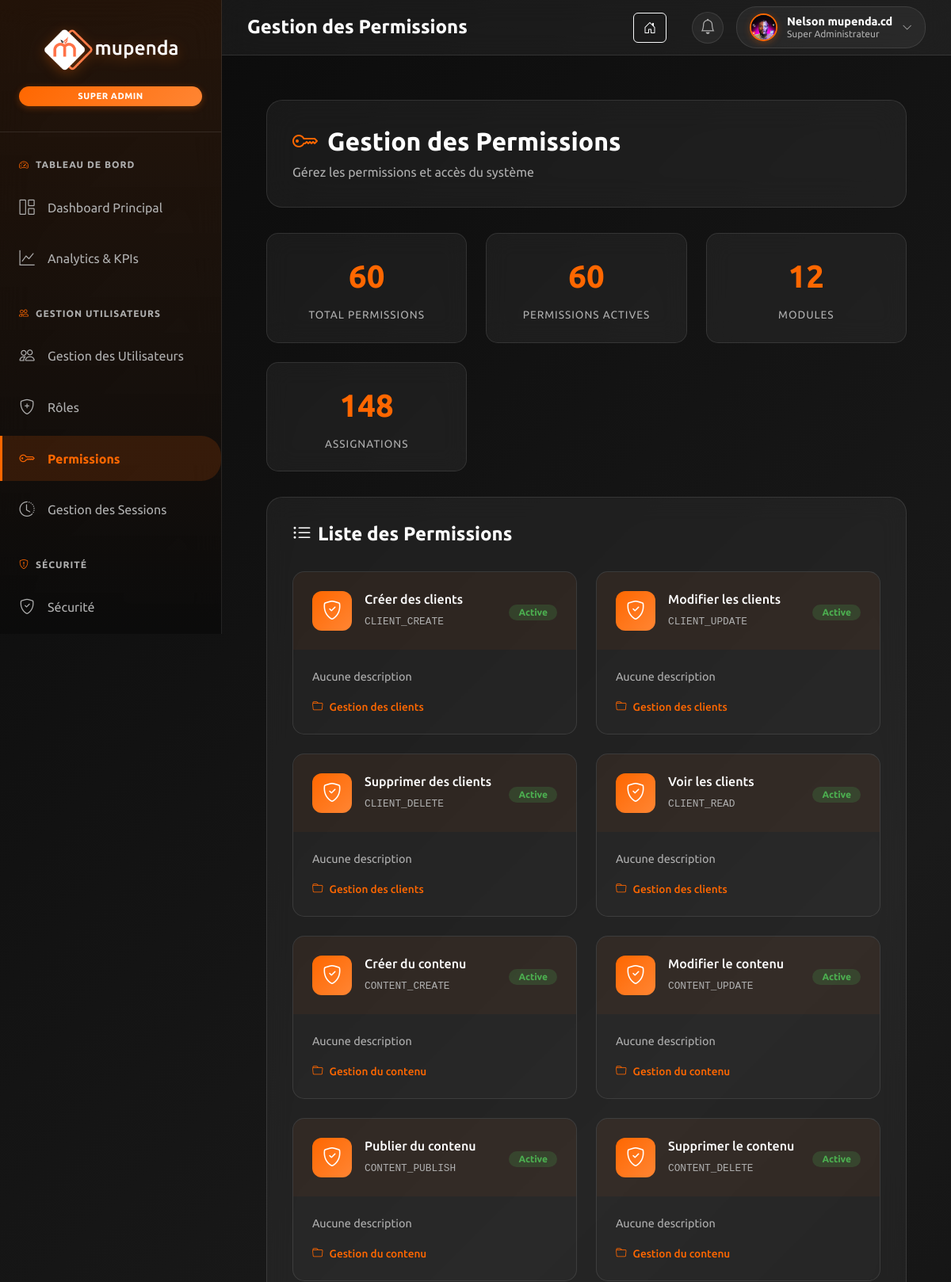
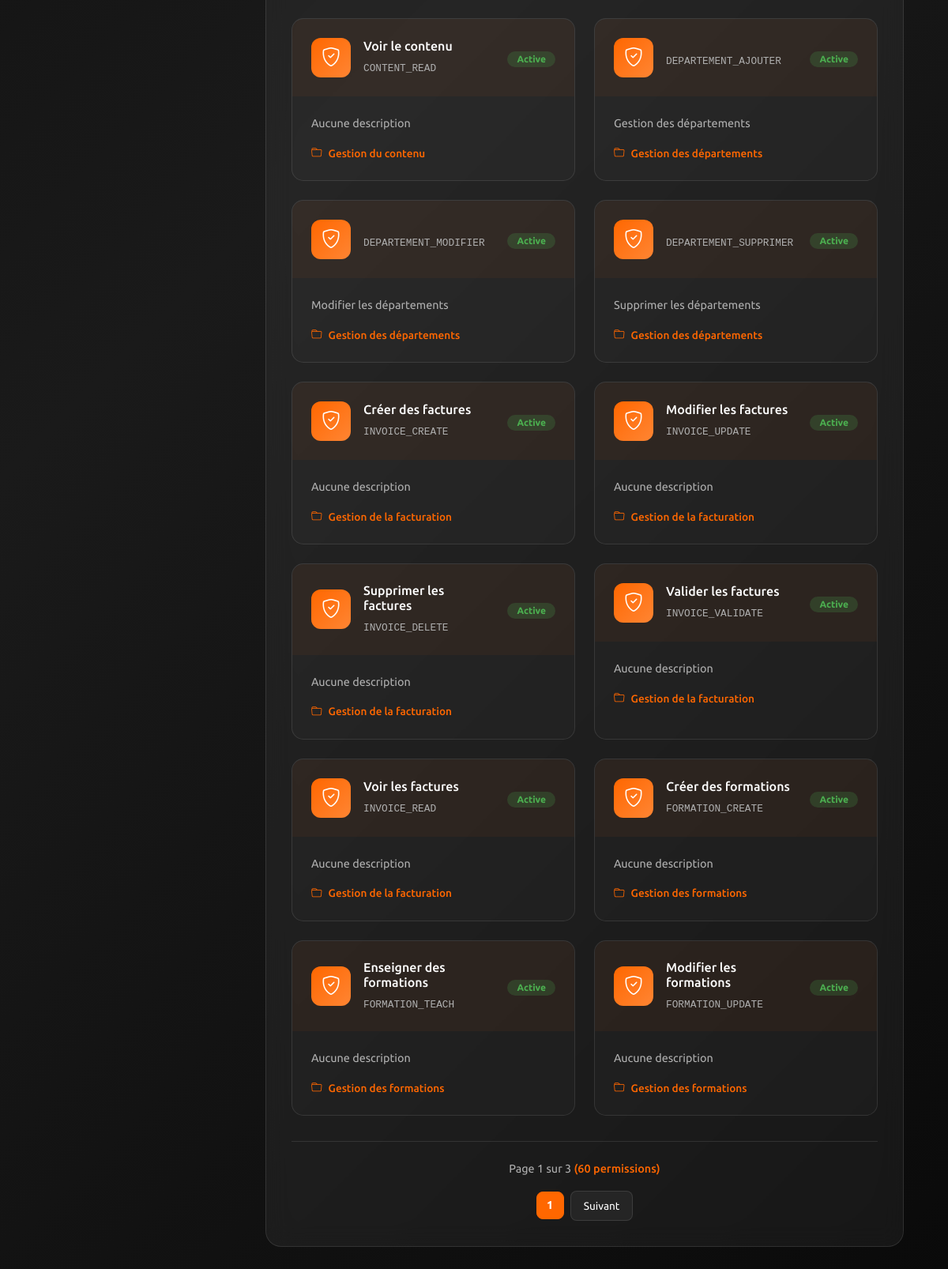
Page /dashboard/super-admin/permissions/ (signed in) on the committed database (2 pictures, top to bottom).
### MupendaApp/models.py (models this page shows, shortened)
class CustomUser(AbstractUser):
    is_administrateur = models.BooleanField(default=False)
    is_utilisateur = models.BooleanField(default=True)
    photo_profil = models.ImageField(upload_to="static/images", blank=True, null=True)
    telephone = models.CharField(max_length=20, blank=True, null=True)
    date_embauche = models.DateField(blank=True, null=True)
    est_actif = models.BooleanField(default=True)
    derniere_connexion = models.DateTimeField(blank=True, null=True)
    tentative_echec = models.IntegerField(default=0)
    bloque_jusqua = models.DateTimeField(blank=True, null=True)
    pref_email_notifications = models.BooleanField(default=True, verbose_name="Notifications par email")
    pref_dark_mode = models.BooleanField(default=False, verbose_name="Mode sombre")
    def is_super_admin(self):
        return self.user_roles.filter(
            role__nom='SUPER_ADMIN',
            est_actif=True
        ).exists()

class Permission(models.Model):
    CATEGORIES = [
        ('UTILISATEUR', 'Gestion des utilisateurs'),
        ('ROLE', 'Gestion des rôles'),
        ('DEPARTEMENT', 'Gestion des départements'),
        ('PROJET', 'Gestion des projets'),
        ('TACHE', 'Gestion des tâches'),
        ('CLIENT', 'Gestion des clients'),
        ('FACTURATION', 'Gestion de la facturation'),
        ('CONTENU', 'Gestion du contenu'),
        ('RAPPORT', 'Accès aux rapports'),
        ('SYSTEME', 'Administration système'),
        ('SUPPORT', 'Gestion du support'),
        ('FORMATION', 'Gestion des formations'),
    ]
    code = models.CharField(max_length=100, unique=True)
    nom = models.CharField(max_length=100)
    description = models.TextField(blank=True, null=True)
    categorie = models.CharField(max_length=20, choices=CATEGORIES)
    est_active = models.BooleanField(default=True)
    class Meta:
        ordering = ['categorie', 'nom']

### MupendaApp/views.py (the view)
# urls.py: path('dashboard/super-admin/permissions/', views.super_admin_manage_permissions, name="super_admin_manage_permissions"),
@login_required
def super_admin_manage_permissions(request):
    if not _require_roles(request, {'SUPER_ADMIN'}):
        return _forbidden(request)
    permissions_qs = Permission.objects.all().order_by('categorie', 'nom')
    paginator = Paginator(permissions_qs, 20)
    page_obj = paginator.get_page(request.GET.get('page'))
    query_params = request.GET.copy()
    if 'page' in query_params:
        query_params.pop('page')
    querystring = query_params.urlencode()
    context = {
        'permissions': page_obj.object_list,
        'page_obj': page_obj,
        'is_paginated': page_obj.has_other_pages(),
        'querystring': querystring,
        'total_permissions': permissions_qs.count(),
        'active_permissions': permissions_qs.filter(est_active=True).count(),
        'total_modules': permissions_qs.values('categorie').distinct().count(),
        'permission_assignments': Role.permissions.through.objects.count(),
    }
    return render(request, 'dashboard/super_admin/manage_permissions.html', context)

### MupendaApp/templates/dashboard/super_admin/manage_permissions.html (shortened to what this page needs)
{% extends 'dashboard/base_super_admin.html' %}
{% load static %}
{% block page_title %}
<h1 class="page-title">Gestion des Permissions</h1>
{% endblock %}
{% block content %}
<div class="permissions-management-container">
    <div class="dashboard-header">
        <h1 class="dashboard-title">
            <i class="bi bi-key"></i>
            Gestion des Permissions
        </h1>
        <p class="dashboard-description">
            Gérez les permissions et accès du système
        </p>
    </div>
    <div class="stats-grid">
        <div class="stat-card">
            <div class="stat-number">{{ total_permissions }}</div>
            <div class="stat-label">Total Permissions</div>
        </div>
        <div class="stat-card">
            <div class="stat-number">{{ active_permissions }}</div>
            <div class="stat-label">Permissions Actives</div>
        </div>
        <div class="stat-card">
            <div class="stat-number">{{ total_modules }}</div>
            <div class="stat-label">Modules</div>
        </div>
        <div class="stat-card">
            <div class="stat-number">{{ permission_assignments }}</div>
            <div class="stat-label">Assignations</div>
        </div>
    </div>
    <div class="permissions-table-container">
        <div class="table-header">
            <h2 class="table-title">
                <i class="bi bi-list-ul"></i>
                Liste des Permissions
            </h2>
        </div>
        <div class="permissions-list">
            {% for permission in permissions %}
            <div class="permission-card {% if not permission.est_active %}inactive{% endif %}">
                <div class="permission-header">
                    <div class="permission-icon">
                        <i class="bi bi-shield-check"></i>
                    </div>
                    <div class="permission-info">
                        <h3>{{ permission.nom }}</h3>
                        <span class="permission-code">{{ permission.code }}</span>
                    </div>
                    <div class="permission-status">
                        {% if permission.est_active %}
                            <span class="badge badge-active">Active</span>
                        {% else %}
                            <span class="badge badge-inactive">Inactive</span>
                        {% endif %}
                    </div>
                </div>
                <div class="permission-body">
                    <p class="permission-description">{{ permission.description|default:"Aucune description" }}</p>
                    <div class="permission-category">
                        <i class="bi bi-folder"></i>
                        {{ permission.get_categorie_display }}
                    </div>
                </div>
            </div>
            {% empty %}
            <div class="empty-state">
                <i class="bi bi-inbox"></i>
                <p>Aucune permission trouvée</p>
            </div>
            {% endfor %}
        </div>
        {% if is_paginated %}
        <div class="pagination-container">
            <div class="pagination-info">
                Page {{ page_obj.number }} sur {{ page_obj.paginator.num_pages }}
                <span class="pagination-total">({{ page_obj.paginator.count }} permissions)</span>
            </div>
            <nav class="pagination-nav">
                <span class="pagination-page active">{{ page_obj.number }}</span>
                {% if page_obj.has_next %}
                    <a href="?page={{ page_obj.next_page_number }}" class="pagination-btn">Suivant</a>
                {% endif %}
            </nav>
        </div>
        {% endif %}
    </div>
</div>
{% endblock %}

### MupendaApp/templates/dashboard/base_super_admin.html (shortened to what this page needs)
{% load static %}
<!DOCTYPE html>
<html lang="fr">
<head>
    <link href="https://cdn.jsdelivr.net/npm/bootstrap@5.3.3/dist/css/bootstrap.min.css" rel="stylesheet">
    <link rel="stylesheet" href="https://cdn.jsdelivr.net/npm/bootstrap-icons@1.13.1/font/bootstrap-icons.min.css">
</head>
<body>
    <div class="dashboard-container">
        <aside class="sidebar" id="sidebar">
            <div class="sidebar-header">
                <img src="{% static 'images/White Mupenda Company.png' %}" alt="Mupenda Company" class="sidebar-logo">
                <div class="super-admin-badge">Super Admin</div>
            </div>
            <nav>
                <div class="menu-section">
                    <div class="menu-section-title">
                        <i class="bi bi-speedometer2"></i>
                        Tableau de Bord
                    </div>
                    <ul class="sidebar-menu">
                        <li class="sidebar-menu-item">
                            <a href="{% url 'super_admin_dashboard' %}" class="sidebar-menu-link {% if request.resolver_match.url_name == 'super_admin_dashboard' %}active{% endif %}">
                                <i class="bi bi-grid-1x2 sidebar-menu-icon"></i>
                                Dashboard Principal
                            </a>
                        </li>
                        <li class="sidebar-menu-item">
                            <a href="{% url 'analytics_center' %}" class="sidebar-menu-link {% if request.resolver_match.url_name == 'analytics_center' %}active{% endif %}">
                                <i class="bi bi-graph-up sidebar-menu-icon"></i>
                                Analytics & KPIs
                            </a>
                        </li>
                    </ul>
                </div>
                <div class="menu-section">
                    <div class="menu-section-title">
                        <i class="bi bi-people"></i>
                        Gestion Utilisateurs
                    </div>
                    <ul class="sidebar-menu">
                        <li class="sidebar-menu-item">
                            <a href="{% url 'super_admin_manage_users' %}" class="sidebar-menu-link {% if request.resolver_match.url_name == 'super_admin_manage_users' %}active{% endif %}">
                                <i class="bi bi-people sidebar-menu-icon"></i>
                                Gestion des Utilisateurs
                            </a>
                        </li>
                        <li class="sidebar-menu-item">
                            <a href="{% url 'super_admin_manage_roles' %}" class="sidebar-menu-link {% if request.resolver_match.url_name == 'super_admin_manage_roles' %}active{% endif %}">
                                <i class="bi bi-shield-plus sidebar-menu-icon"></i>
                                Rôles
                            </a>
                        </li>
                        <li class="sidebar-menu-item">
                            <a href="{% url 'super_admin_manage_permissions' %}" class="sidebar-menu-link {% if request.resolver_match.url_name == 'super_admin_manage_permissions' %}active{% endif %}">
                                <i class="bi bi-key sidebar-menu-icon"></i>
                                Permissions
                            </a>
                        </li>
                        <li class="sidebar-menu-item">
                            <a href="{% url 'sessions_management' %}" class="sidebar-menu-link {% if request.resolver_match.url_name == 'sessions_management' %}active{% endif %}">
                                <i class="bi bi-clock-history sidebar-menu-icon"></i>
                                Gestion des Sessions
                            </a>
                        </li>
                    </ul>
                </div>
                <div class="menu-section">
                    <div class="menu-section-title">
                        <i class="bi bi-shield-exclamation"></i>
                        Sécurité
                    </div>
                    <ul class="sidebar-menu">
                        <li class="sidebar-menu-item">
                            <a href="{% url 'security_dashboard' %}" class="sidebar-menu-link {% if request.resolver_match.url_name == 'security_dashboard' %}active{% endif %}">
                                <i class="bi bi-shield-check sidebar-menu-icon"></i>
                                Sécurité
                            </a>
                        </li>
                    </ul>
                </div>
            </nav>
        </aside>
        <header class="top-header">
            <div class="top-header-left">
                {% block page_title %}{% endblock %}
            </div>
            <div class="top-header-right">
                <a href="{% url 'index' %}" class="btn btn-outline-light me-3" title="Retour au site">
                    <i class="bi bi-house-door"></i>
                </a>
                <div class="notification-wrapper">
                    <button class="notification-btn" id="notificationBtn" onclick="toggleNotificationDropdown(event)">
                        <i class="bi bi-bell"></i>
                    </button>
                </div>
                <div class="top-profile-section">
                    <div class="top-profile" onclick="toggleTopProfileDropdown()">
                        <img src="{% if user.photo_profil %}{{ user.photo_profil.url }}{% else %}{% static 'images/default-avatar.png' %}{% endif %}" alt="User Avatar" class="top-avatar" id="topAvatar">
                        <div class="top-user-details">
                            <h4 class="top-user-name">{{ user.get_full_name|default:user.username }}</h4>
                            <p class="top-user-role">Super Administrateur</p>
                        </div>
                        <i class="bi bi-chevron-down top-chevron" id="topProfileDropdownIcon"></i>
                    </div>
                </div>
            </div>
        </header>
        <main class="main-content" style="margin-left: 280px; flex: 1; padding: 2rem;">
            {% block content %}
            {% endblock %}
        </main>
    </div>
</body>
</html>

### rows in the picture
CustomUser: photo_profil (picture), get_full_name "Nelson mupenda.cd"
Permission: nom "Créer des clients", code "CLIENT_CREATE", est_active "Active", description "Aucune description", categorie "Gestion des clients"
Permission: nom "Modifier les clients", code "CLIENT_UPDATE", est_active "Active", description "Aucune description", categorie "Gestion des clients"
Permission: nom "Supprimer des clients", code "CLIENT_DELETE", est_active "Active", description "Aucune description", categorie "Gestion des clients"
Permission: nom "Voir les clients", code "CLIENT_READ", est_active "Active", description "Aucune description", categorie "Gestion des clients"
Permission: nom "Créer du contenu", code "CONTENT_CREATE", est_active "Active", description "Aucune description", categorie "Gestion du contenu"
Permission: nom "Modifier le contenu", code "CONTENT_UPDATE", est_active "Active", description "Aucune description", categorie "Gestion du contenu"
Permission: nom "Publier du contenu", code "CONTENT_PUBLISH", est_active "Active", description "Aucune description", categorie "Gestion du contenu"
Permission: nom "Supprimer le contenu", code "CONTENT_DELETE", est_active "Active", description "Aucune description", categorie "Gestion du contenu"
Permission: nom "Voir le contenu", code "CONTENT_READ", est_active "Active", description "Aucune description", categorie "Gestion du contenu"
Permission: code "DEPARTEMENT_AJOUTER", est_active "Active", description "Gestion des départements", categorie "Gestion des départements"
Permission: code "DEPARTEMENT_MODIFIER", est_active "Active", description "Modifier les départements", categorie "Gestion des départements"
Permission: code "DEPARTEMENT_SUPPRIMER", est_active "Active", description "Supprimer les départements", categorie "Gestion des départements"
Permission: nom "Créer des factures", code "INVOICE_CREATE", est_active "Active", description "Aucune description", categorie "Gestion de la facturation"
Permission: nom "Modifier les factures", code "INVOICE_UPDATE", est_active "Active", description "Aucune description", categorie "Gestion de la facturation"
Permission: nom "Supprimer les factures", code "INVOICE_DELETE", est_active "Active", description "Aucune description", categorie "Gestion de la facturation"
Permission: nom "Valider les factures", code "INVOICE_VALIDATE", est_active "Active", description "Aucune description", categorie "Gestion de la facturation"
Permission: nom "Voir les factures", code "INVOICE_READ", est_active "Active", description "Aucune description", categorie "Gestion de la facturation"
Permission: nom "Créer des formations", code "FORMATION_CREATE", est_active "Active", description "Aucune description", categorie "Gestion des formations"
Permission: nom "Enseigner des formations", code "FORMATION_TEACH", est_active "Active", description "Aucune description", categorie "Gestion des formations"
Permission: nom "Modifier les formations", code "FORMATION_UPDATE", est_active "Active", description "Aucune description", categorie "Gestion des formations"

### other values in the picture
{{ total_permissions }} "60"
{{ active_permissions }} "60"
{{ total_modules }} "12"
{{ permission_assignments }} "148"
{{ page_obj.number }} "1"
{{ page_obj.paginator.num_pages }} "3"
{{ page_obj.paginator.count }} "60"
